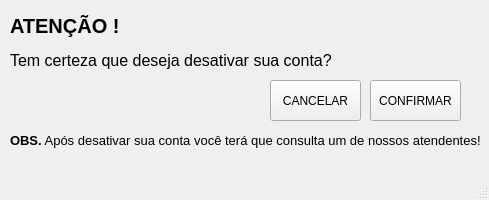
<?xml version="1.0" encoding="UTF-8"?>
<ui version="4.0">
 <class>AVISO</class>
 <widget class="QMainWindow" name="AVISO">
  <property name="windowModality">
   <enum>Qt::ApplicationModal</enum>
  </property>
  <property name="geometry">
   <rect>
    <x>0</x>
    <y>0</y>
    <width>489</width>
    <height>200</height>
   </rect>
  </property>
  <property name="contextMenuPolicy">
   <enum>Qt::NoContextMenu</enum>
  </property>
  <property name="windowTitle">
   <string>AVISO</string>
  </property>
  <property name="toolButtonStyle">
   <enum>Qt::ToolButtonTextUnderIcon</enum>
  </property>
  <property name="documentMode">
   <bool>false</bool>
  </property>
  <property name="tabShape">
   <enum>QTabWidget::Rounded</enum>
  </property>
  <widget class="QWidget" name="centralwidget">
   <widget class="QLabel" name="label">
    <property name="geometry">
     <rect>
      <x>10</x>
      <y>40</y>
      <width>351</width>
      <height>41</height>
     </rect>
    </property>
    <property name="font">
     <font>
      <pointsize>12</pointsize>
      <weight>50</weight>
      <bold>false</bold>
     </font>
    </property>
    <property name="text">
     <string>Tem certeza que deseja desativar sua conta?</string>
    </property>
   </widget>
   <widget class="QLabel" name="label_2">
    <property name="geometry">
     <rect>
      <x>10</x>
      <y>10</y>
      <width>111</width>
      <height>31</height>
     </rect>
    </property>
    <property name="font">
     <font>
      <pointsize>15</pointsize>
      <weight>75</weight>
      <bold>true</bold>
     </font>
    </property>
    <property name="text">
     <string>ATENÇÃO !</string>
    </property>
   </widget>
   <widget class="QLabel" name="label_3">
    <property name="geometry">
     <rect>
      <x>10</x>
      <y>130</y>
      <width>480</width>
      <height>21</height>
     </rect>
    </property>
    <property name="font">
     <font>
      <pointsize>10</pointsize>
     </font>
    </property>
    <property name="text">
     <string>&lt;html&gt;&lt;head/&gt;&lt;body&gt;&lt;p&gt;&lt;span style=&quot; font-weight:600;&quot;&gt;OBS.&lt;/span&gt; Após desativar sua conta você terá que consulta um de nossos atendentes!&lt;/p&gt;&lt;/body&gt;&lt;/html&gt;</string>
    </property>
   </widget>
   <widget class="QPushButton" name="pushButton_2">
    <property name="geometry">
     <rect>
      <x>270</x>
      <y>80</y>
      <width>91</width>
      <height>41</height>
     </rect>
    </property>
    <property name="text">
     <string>CANCELAR</string>
    </property>
   </widget>
   <widget class="QPushButton" name="pushButton_3">
    <property name="geometry">
     <rect>
      <x>370</x>
      <y>80</y>
      <width>91</width>
      <height>41</height>
     </rect>
    </property>
    <property name="text">
     <string>CONFIRMAR</string>
    </property>
   </widget>
  </widget>
  <widget class="QMenuBar" name="menubar">
   <property name="geometry">
    <rect>
     <x>0</x>
     <y>0</y>
     <width>489</width>
     <height>21</height>
    </rect>
   </property>
  </widget>
  <widget class="QStatusBar" name="statusbar"/>
 </widget>
 <resources/>
 <connections/>
</ui>
